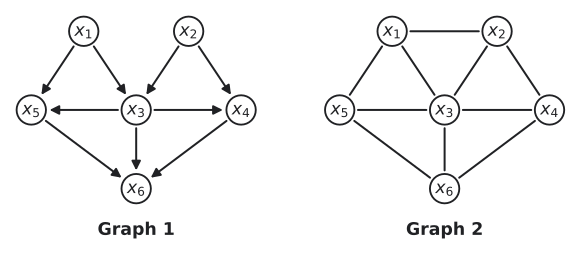

Write the Python code that produced this figure.
"""Graph 1 (a DAG) and graph 2 (undirected) over x1..x6. Redrawn from the TikZ source of Gutmann, Pen and Paper Exercises in Machine Learning (CC BY 4.0), Ex. 5.8."""

import matplotlib.pyplot as plt
from matplotlib.patches import Circle, FancyArrowPatch, Rectangle

from mlrecall.figstyle import INK, LIGHT, save

R = 0.28  # node radius (data units)
PANELS = [{'title': 'Graph 1',
  'nodes': {'1': (0, 0, '$x_1$'),
            '2': (2, 0, '$x_2$'),
            '3': (1, -1.5, '$x_3$'),
            '4': (3, -1.5, '$x_4$'),
            '5': (-1, -1.5, '$x_5$'),
            '6': (1, -3, '$x_6$')},
  'edges': [('1', '3', 'd', 0.0),
            ('2', '3', 'd', 0.0),
            ('2', '4', 'd', 0.0),
            ('1', '5', 'd', 0.0),
            ('3', '6', 'd', 0.0),
            ('5', '6', 'd', 0.0),
            ('4', '6', 'd', 0.0),
            ('3', '4', 'd', 0.0),
            ('3', '5', 'd', 0.0)]},
 {'title': 'Graph 2',
  'nodes': {'1': (0, 0, '$x_1$'),
            '2': (2, 0, '$x_2$'),
            '3': (1, -1.5, '$x_3$'),
            '4': (3, -1.5, '$x_4$'),
            '5': (-1, -1.5, '$x_5$'),
            '6': (1, -3, '$x_6$')},
  'edges': [('1', '3', 'u', 0.0),
            ('2', '3', 'u', 0.0),
            ('2', '4', 'u', 0.0),
            ('1', '5', 'u', 0.0),
            ('3', '6', 'u', 0.0),
            ('5', '6', 'u', 0.0),
            ('4', '6', 'u', 0.0),
            ('3', '4', 'u', 0.0),
            ('3', '5', 'u', 0.0),
            ('1', '2', 'u', 0.0)]}]


def draw(ax, panel):
    nodes, patches = panel["nodes"], {}
    for name, (x, y, label) in nodes.items():
        shaded = name in panel.get("shaded", ())
        c = Circle((x, y), R, fc=LIGHT if shaded else "white", ec=INK, lw=1.4, zorder=3)
        ax.add_patch(c)
        patches[name] = c
        ax.text(x, y, label, ha="center", va="center", fontsize=13, color=INK, zorder=4)
    for name, (x, y, label, side) in panel.get("factors", {}).items():
        s = 0.16
        sq = Rectangle((x - s / 2, y - s / 2), s, s, fc=INK, ec=INK, zorder=3)
        ax.add_patch(sq)
        patches[name] = sq
        dx, dy, ha, va = {
            "above": (0, 0.2, "center", "bottom"),
            "below": (0, -0.2, "center", "top"),
            "left": (-0.2, 0, "right", "center"),
            "right": (0.2, 0, "left", "center"),
        }[side]
        ax.text(x + dx, y + dy, label, ha=ha, va=va, fontsize=13 - 1, color=INK)
    centers = {k: v[:2] for k, v in {**nodes, **panel.get("factors", {})}.items()}
    for a, b, kind, rad in panel["edges"]:
        ax.add_patch(
            FancyArrowPatch(
                posA=centers[a],
                posB=centers[b],
                patchA=patches[a],
                patchB=patches[b],
                arrowstyle="-|>" if kind == "d" else "-",
                mutation_scale=14,
                connectionstyle=f"arc3,rad={rad}",
                color=INK,
                lw=1.5,
                zorder=2,
            )
        )
    if panel.get("title"):
        ys = [y for x, y, _ in nodes.values()] + [y for x, y, *_ in panel.get("factors", {}).values()]
        xs = [x for x, y, _ in nodes.values()] + [x for x, y, *_ in panel.get("factors", {}).values()]
        ax.text((min(xs) + max(xs)) / 2, min(ys) - R - 0.35, panel["title"], ha="center",
                va="top", fontsize=13, color=INK, fontweight="bold")
    ax.set_aspect("equal")
    ax.axis("off")
    ax.autoscale_view()


fig, axes = plt.subplots(1, len(PANELS), figsize=(7.6, 3.4), squeeze=False)
for ax, panel in zip(axes[0], PANELS):
    draw(ax, panel)
    xs = [x for x, y, _ in panel["nodes"].values()] + [x for x, y, *_ in panel.get("factors", {}).values()]
    ys = [y for x, y, _ in panel["nodes"].values()] + [y for x, y, *_ in panel.get("factors", {}).values()]
    pad = 0.45
    bottom = 0.75 if panel.get("title") else 0
    ax.set_xlim(min(xs) - pad, max(xs) + pad)
    ax.set_ylim(min(ys) - pad - bottom, max(ys) + pad + panel.get("top", 0))
save(fig, __file__)
